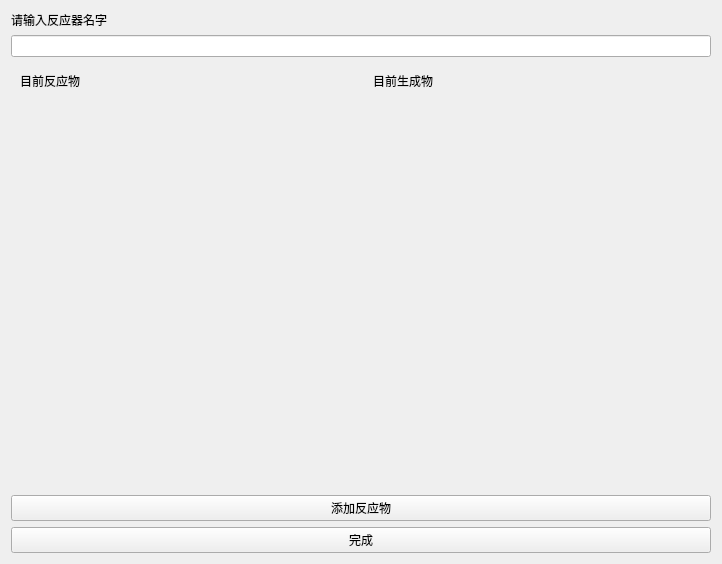
<?xml version="1.0" encoding="UTF-8"?>
<ui version="4.0">
 <class>Add_Reactor_page</class>
 <widget class="QWidget" name="Add_Reactor_page">
  <property name="geometry">
   <rect>
    <x>0</x>
    <y>0</y>
    <width>722</width>
    <height>564</height>
   </rect>
  </property>
  <property name="windowTitle">
   <string>Form</string>
  </property>
  <layout class="QVBoxLayout" name="verticalLayout">
   <item>
    <widget class="QLabel" name="label">
     <property name="text">
      <string>请输入反应器名字</string>
     </property>
    </widget>
   </item>
   <item>
    <widget class="QLineEdit" name="name_input"/>
   </item>
   <item>
    <layout class="QHBoxLayout" name="horizontalLayout">
     <item>
      <widget class="QWidget" name="widget_2" native="true">
       <layout class="QVBoxLayout" name="verticalLayout_3">
        <item>
         <widget class="QLabel" name="label_3">
          <property name="text">
           <string>目前反应物</string>
          </property>
         </widget>
        </item>
        <item>
         <spacer name="verticalSpacer_2">
          <property name="orientation">
           <enum>Qt::Vertical</enum>
          </property>
          <property name="sizeHint" stdset="0">
           <size>
            <width>20</width>
            <height>40</height>
           </size>
          </property>
         </spacer>
        </item>
       </layout>
      </widget>
     </item>
     <item>
      <widget class="QWidget" name="widget" native="true">
       <layout class="QVBoxLayout" name="verticalLayout_2">
        <item>
         <widget class="QLabel" name="label_2">
          <property name="text">
           <string>目前生成物</string>
          </property>
         </widget>
        </item>
        <item>
         <spacer name="verticalSpacer">
          <property name="orientation">
           <enum>Qt::Vertical</enum>
          </property>
          <property name="sizeHint" stdset="0">
           <size>
            <width>20</width>
            <height>40</height>
           </size>
          </property>
         </spacer>
        </item>
       </layout>
      </widget>
     </item>
    </layout>
   </item>
   <item>
    <widget class="QPushButton" name="pushButton">
     <property name="text">
      <string>添加反应物</string>
     </property>
    </widget>
   </item>
   <item>
    <widget class="QPushButton" name="pushButton_3">
     <property name="text">
      <string>完成</string>
     </property>
    </widget>
   </item>
  </layout>
 </widget>
 <resources/>
 <connections/>
</ui>
